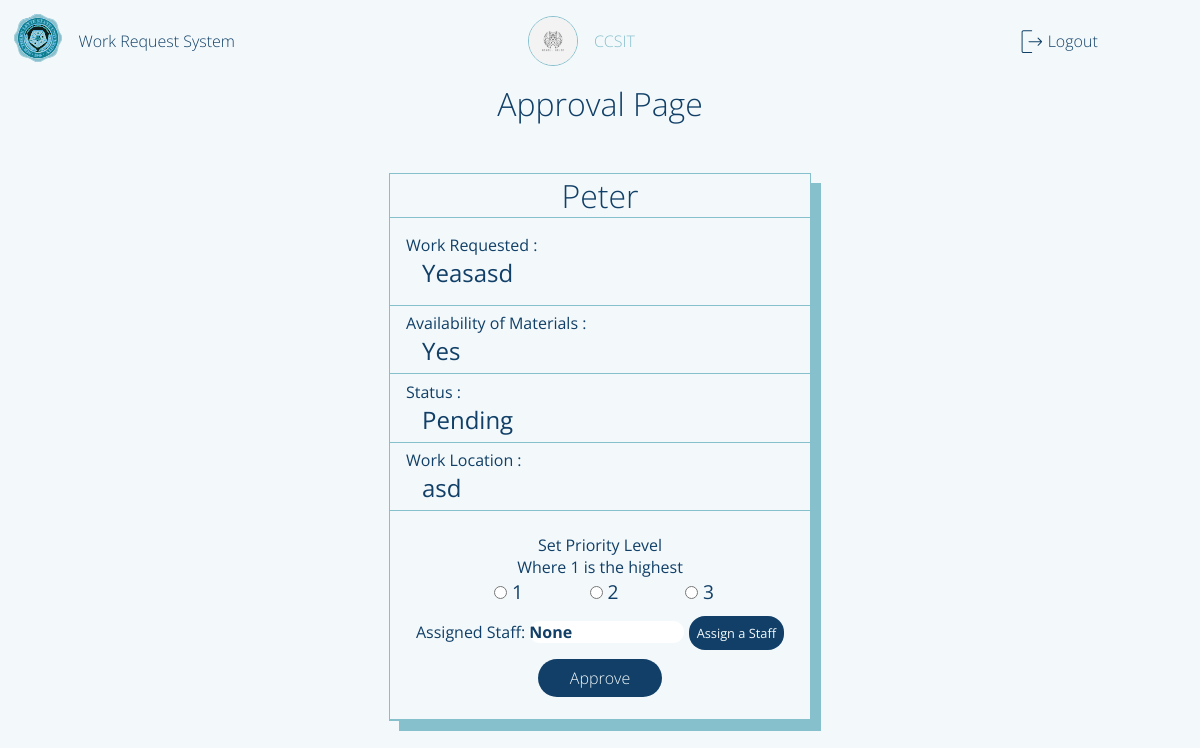
The page /adminPage/requestApproval/Peter/9 (signed in) on the database its author committed.
### flaskApp/models.py (models this page shows, shortened)
class User(db.Model, UserMixin):
	__tablename__ = 'user'
	id = db.Column(db.Integer, primary_key=True)
	userName = db.Column(db.String(20), unique=True, nullable=False)
	userType = db.Column(db.String(20), default='Admin')
	passWord = db.Column(db.String(60), nullable=False)
	profilePicture = db.Column(db.String(60), default='dafault.png')
	requestForm = db.relationship('UserRequestForm', backref='user')
	userStaffExtension = db.relationship('StaffExtension', backref='staffExtension', uselist=False)

class UserRequestForm(db.Model):
	__tablename__ = 'userRequestForm'
	id = db.Column(db.Integer, primary_key=True)
	requestorName = db.Column(db.String(500), nullable=False)
	requestTitle = db.Column(db.String(500), nullable=False)
	requestedWork = db.Column(db.String(500), nullable=False)
	roomNumber = db.Column(db.String(20), nullable=False)
	avilabilityOfMaterials = db.Column(db.String(10), nullable=False)
	priorityLevel = db.Column(db.Integer, default=0) # change this to integer in the future 0 - pending 1 - high 2 - medium 3 - low
	status = db.Column(db.String(20), default='Pending')
	dateApproved = db.Column(DateTime, default=datetime.now(), nullable=False)
	dateLimit = db.Column(DateTime, default=datetime.now(), nullable=False)
	requestFormId = db.Column(db.Integer, db.ForeignKey('user.id'))
	requestRating = db.Column(db.Integer, default=0) # this is where a rating will be recorded
	assignedStaff = db.Column(db.Integer, db.ForeignKey('userstaff.id'))

### flaskApp/routes.py (the view, shortened to what this page needs)
@app.route('/adminPage/requestApproval/<name>/<int:idNum>', methods=['POST', 'GET'])
def adminPageApproval(name, idNum):
	if current_user.is_authenticated == False:
		return redirect(url_for('loginPage'))
	name_ = name
	idNum_ = idNum
	formApprove = RequestApproval()
	user = UserRequestForm.query.filter_by(requestorName=name_, id=idNum_).first()
	approvedDate = datetime.now()
	userStaff = StaffExtension.query.all()
	profileImage = url_for('static', filename='profilePic/'+current_user.profilePicture)
	return render_template('adminApproval.html',id=idNum_, userName=name_, title='Admin Approval Page', user=current_user.userName, form=formApprove, user2=user, profileImage=profileImage, userStaff=userStaff)

### flaskApp/forms.py
class RequestApproval(FlaskForm):
	priorityLevel = RadioField('Level', choices=[1,2,3])
	assignStaff = StringField('Assigned Staff', validators=[DataRequired()])
	submitApproval = SubmitField('Approve')

### flaskApp/models.py (called while the page is built)
@loginManager.user_loader
def loadUser(userId):
	return User.query.get(int(userId))

### flaskApp/templates/adminApproval.html (shortened to what this page needs)
{% extends "layout.html" %}
{% block content %}
	<main class="content-main">
		<section class="content-main-header">
			Approval Page
		</section>
		<section class="content-main-body">
			<div class="main-body-form">
				<header>{{user2.requestorName}}</header>
				<main>
					<section>
						<i>Work Requested :</i>
						<i>{{user2.requestTitle}}</i>
					</section>
					<section>
						<i>Availability of Materials :</i>
						<i>{{user2.avilabilityOfMaterials}}</i>
					</section>
					<section>
						<i>Status :</i>
						<i>{{user2.status}}</i>
					</section>
					<section>
						<i>Work Location :</i>
						<i>{{user2.roomNumber}}</i>
					</section>
					<section>
						<form method="POST" class="approval-form">
							<p>Set Priority Level</p>
							<p>Where 1 is the highest</p>
							{{ form.priorityLevel() }}
							{{ form.assignStaff.label}}:
							{{ form.assignStaff(class='assignStaff',readonly=true, value='None') }}
							<span class="assign-btn">Assign a Staff</span>
							{{ form.submitApproval(id="approve-btn") }}
						</form>
					</section>
				</main>
			</div>
		</section>
	</main>
{% endblock content %}

### flaskApp/templates/layout.html (shortened to what this page needs)
<!DOCTYPE html>
<html>
<head>
    {% if title == 'Login Page'%}
    	<link rel="stylesheet" type="text/css" href="{{ url_for('static', filename='login.css') }}">
    {% elif title == 'Admin Page'%}
    	<link rel="stylesheet" type="text/css" href="{{ url_for('static', filename='adminDashboard.css') }}">
    {% elif title == 'Requestor Page'%}
        <link rel="stylesheet" type="text/css" href="{{ url_for('static', filename='requestorDashboard.css') }}">
    {% elif title == 'Staff Page'%}
        <link rel="stylesheet" type="text/css" href="{{ url_for('static', filename='staffDashboard.css') }}">
    {% elif title == 'Admin Approval Page'%}
        <link rel="stylesheet" type="text/css" href="{{ url_for('static', filename='adminApproval.css') }}">
    {% elif title == 'Staff Ongoing Page'%}
        <link rel="stylesheet" type="text/css" href="{{ url_for('static', filename='staffOngoing.css') }}">
    {% elif title == 'Profile Page'%}
        <link rel="stylesheet" type="text/css" href="{{ url_for('static', filename='profilePage.css') }}">
     {% elif title == 'Rate Staff'%}
        <link rel="stylesheet" type="text/css" href="{{ url_for('static', filename='rateStaff.css') }}">
    {% endif%}
</head>
<body>
	<div class="container">
        {% if title != 'Login Page'%}
        <header class="content-header">
            <div class="img-box">
                <img class="logo_slsu" src="{{ url_for('static', filename='img/logo_slsu.svg') }}">
            </div>
            {% if title == 'Admin Page'%}
                <section class="header-title">
                    <a href="{{ url_for('adminPage') }}">Work Request System</a>
                </section>
                <section class="header-user">
                    <img class='profile-picture'src="{{ profileImage }}">
                    <a href="{{ url_for('profilePage') }}">{{ user }}</a>
                </section>
            {% elif title == 'Admin Approval Page' %}
                <section class="header-title">
                    <a href="{{ url_for('adminPage') }}">Work Request System</a>
                </section>
                <section class="header-user">
                <img class='profile-picture'src="{{ profileImage }}">
                    <a href="{{ url_for('profilePage') }}">{{ user }}</a>
                </section>
            {% endif %}
            <div class="header-profile">
                {% if current_user.is_authenticated == True %}
                <img src="{{ url_for('static', filename='img/logout.svg') }}">
                <a href="{{ url_for('logout') }}">Logout</a>
                {% endif %}
            </div>
        </header>
        {% endif%}
		{% block content %}{% endblock content %}
	</div>
</body>
</html>

### flaskApp/static/adminApproval.css (style rules this page uses)
body { background: var(--white); }
.container { margin: 0; display: grid; height: 100vh; grid-template-columns: 1fr 1fr 1fr; grid-template-rows: 0fr 1fr 0.5fr; grid-template-areas: 'h h h' 'm m m' 'f f f'; }
.content-header { grid-area: h; display: flex; flex-direction: row; align-items: center; padding: var(--fn-small); }
.img-box { flex-grow: 0; }
.header-title { flex-grow: 0; margin-left: 1rem; }
.header-title a { font-size: var(--fn-regular); font-weight: lighter; color: var(--blue); }
.header-user { flex-grow: 1; font-size: var(--fn-regular); font-weight: lighter; color: var(--blue); }
.header-profile { flex-grow: 0.3; }
.header-profile a { font-size: var(--fn-regular); font-weight: lighter; color: var(--blue); }
.content-main { grid-area: m; display: flex; flex-direction: column; justify-content: center; align-items: center; }
.content-main-header { color: var(--blue); font-size: var(--fn-large); font-weight: lighter; }
.content-main-body div { display: flex; flex-direction: column; height: 100%; width: 35vw; border: 1px solid var(--blueGreen); margin-top: 3rem; box-shadow: 10px 10px var(--blueGreen); }
.content-main-body div header, .content-main-body div main, .content-main-body div footer { color: var(--blue); }
.content-main-body div header { flex-grow: 0; text-align: center; font-size: var(--fn-large); font-weight: lighter; border-bottom: 1px solid var(--blueGreen); padding: 0; margin: 0; }
.content-main-body div main { flex-grow: 1; display: grid; grid-template-columns: 1fr; grid-template-rows: 0.3fr; }
.content-main-body div main section:first-child { padding: 1rem 1rem 1rem 0rem; }
.content-main-body div main section { display: flex; flex-direction: column; border-bottom: 1px solid var(--blueGreen); padding: 0; justify-content: center; }
.content-main-body div main section i { padding: 0; margin-left: 1rem; }
.content-main-body div main section i:nth-child(2) { font-size: var(--fn-medium); margin-left: 2rem; font-style: normal; }
#approve-btn { font-size: var(--fn-regular); background: var(--blue); color: var(--white); font-weight: lighter; padding: 0.5rem 2rem 0.5rem 2rem; cursor: pointer; margin-top: 1rem; }
.approval-form { display: block; text-align: center; }
.content-main-body div main section:nth-child(5) ul { list-style: none; display: flex; flex-direction: row; justify-content: space-between; margin: 0rem 5rem 0rem 3rem; }
.content-main-body div main section:nth-child(5) ul li { font-size: 1.2rem; }
.main-body-form main section form { padding: 1rem; }
.assign-btn { border: none; color: var(--white); background-color: var(--blue); padding: 0.5rem; border-radius: 1rem; cursor: pointer; }
.assignStaff { margin-top: 1rem; font-size: var(--fn-regular); font-weight: bold; padding: 0; width: 40%; }
.assign-btn { font-size: 0.8rem; }

### rows shown on the page
User: userName "CCSIT"
UserRequestForm: requestorName "Peter", requestTitle "Yeasasd", avilabilityOfMaterials "Yes", status "Pending", roomNumber "asd"
